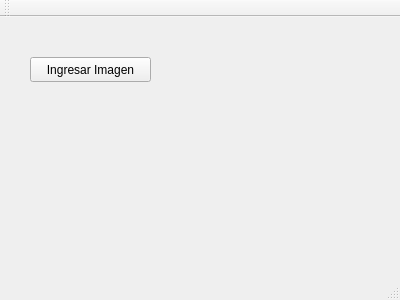
<?xml version="1.0" encoding="UTF-8"?>
<ui version="4.0">
 <class>MainWindow</class>
 <widget class="QMainWindow" name="MainWindow">
  <property name="geometry">
   <rect>
    <x>0</x>
    <y>0</y>
    <width>400</width>
    <height>300</height>
   </rect>
  </property>
  <property name="windowTitle">
   <string>MainWindow</string>
  </property>
  <widget class="QWidget" name="centralWidget">
   <widget class="QPushButton" name="ingresarButton">
    <property name="geometry">
     <rect>
      <x>30</x>
      <y>40</y>
      <width>121</width>
      <height>25</height>
     </rect>
    </property>
    <property name="text">
     <string>Ingresar Imagen</string>
    </property>
   </widget>
  </widget>
  <widget class="QMenuBar" name="menuBar">
   <property name="geometry">
    <rect>
     <x>0</x>
     <y>0</y>
     <width>400</width>
     <height>22</height>
    </rect>
   </property>
  </widget>
  <widget class="QToolBar" name="mainToolBar">
   <attribute name="toolBarArea">
    <enum>TopToolBarArea</enum>
   </attribute>
   <attribute name="toolBarBreak">
    <bool>false</bool>
   </attribute>
  </widget>
  <widget class="QStatusBar" name="statusBar"/>
 </widget>
 <layoutdefault spacing="6" margin="11"/>
 <resources/>
 <connections/>
</ui>
